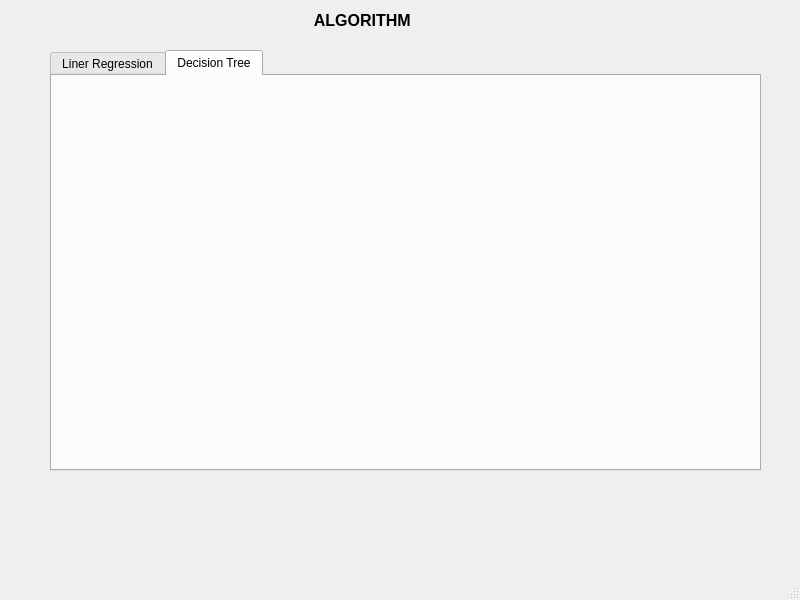
<?xml version="1.0" encoding="UTF-8"?>
<ui version="4.0">
 <class>MainWindow</class>
 <widget class="QMainWindow" name="MainWindow">
  <property name="geometry">
   <rect>
    <x>0</x>
    <y>0</y>
    <width>800</width>
    <height>600</height>
   </rect>
  </property>
  <property name="windowTitle">
   <string>MainWindow</string>
  </property>
  <widget class="QWidget" name="centralwidget">
   <widget class="QTabWidget" name="tab_agm">
    <property name="geometry">
     <rect>
      <x>50</x>
      <y>50</y>
      <width>711</width>
      <height>421</height>
     </rect>
    </property>
    <property name="currentIndex">
     <number>1</number>
    </property>
    <widget class="QWidget" name="tab">
     <attribute name="title">
      <string>Liner Regression</string>
     </attribute>
    </widget>
    <widget class="QWidget" name="tab_2">
     <attribute name="title">
      <string>Decision Tree</string>
     </attribute>
    </widget>
   </widget>
   <widget class="QLabel" name="label_3">
    <property name="geometry">
     <rect>
      <x>310</x>
      <y>0</y>
      <width>221</width>
      <height>41</height>
     </rect>
    </property>
    <property name="font">
     <font>
      <pointsize>12</pointsize>
      <weight>75</weight>
      <bold>true</bold>
     </font>
    </property>
    <property name="text">
     <string> ALGORITHM</string>
    </property>
   </widget>
  </widget>
  <widget class="QMenuBar" name="menubar">
   <property name="geometry">
    <rect>
     <x>0</x>
     <y>0</y>
     <width>800</width>
     <height>25</height>
    </rect>
   </property>
  </widget>
  <widget class="QStatusBar" name="statusbar"/>
 </widget>
 <resources/>
 <connections/>
</ui>
